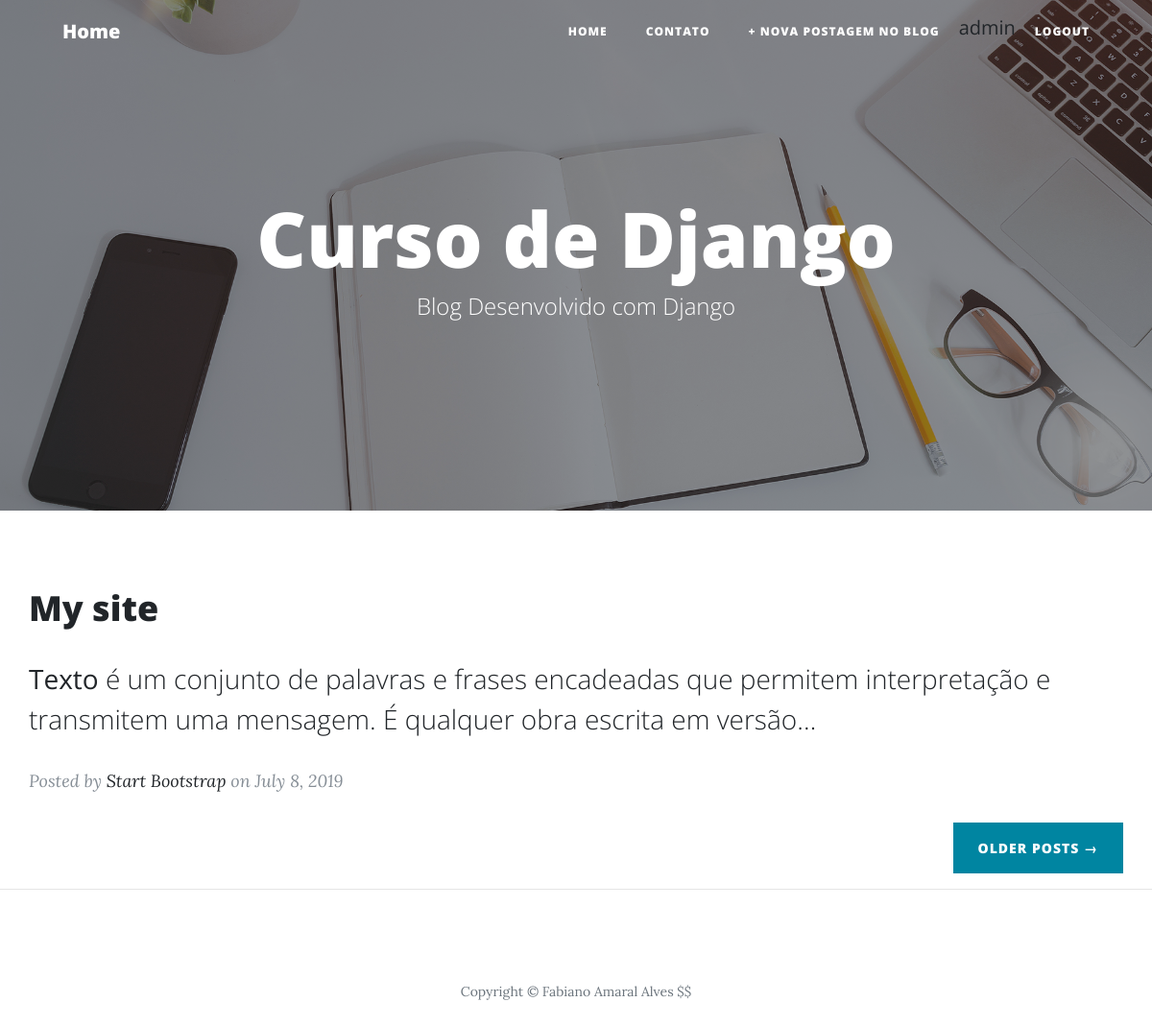
The app's page / (signed in) with its own data.
### blog/models.py (models this page shows, shortened)
class Post(models.Model):
    STATUS = (
        ('draft', 'Draft'),
        ('published', 'Published'),
    )
    title = models.CharField(verbose_name="Titulo", max_length=250)
    slug = models.SlugField(max_length=250)
    author = models.ForeignKey(User, on_delete=models.CASCADE)
    category = models.ManyToManyField(Category, related_name="get_posts")
    image = models.ImageField(upload_to="blog", blank=True, null=True)
    content = RichTextField(verbose_name="Conteudo")
    published = models.DateTimeField(default=timezone.now)
    created = models.DateTimeField(auto_now_add=True)
    changed = models.DateTimeField(auto_now=True)
    status = models.CharField(max_length=10, choices=STATUS, default='draft')
    objects = models.Manager()
    published1 = PublishedManager()
    def get_absolute_url(self):
        return reverse('post_detail',args=[self.slug])
    class Meta:
        ordering = ('-published',)

### blog/views.py (the view)
# urls.py: path('', views.BlogListView.as_view(),name='home'),
class BlogListView(ListView):
    model = Post
    template_name = 'blog/home.html'

### social/processors.py (called while the page is built)
def ctx_social(request):
    ctx_dict = {}
    links = Link.objects.all()
    for link in links:
        ctx_dict[link.key_social] = link.url
    return ctx_dict

### blog/templates/blog/home.html (shortened to what this page needs)
{% extends 'base.html' %}
{% load static %}
{% block header %}
  <header class="masthead" style="background-image: url({% static 'img/home-bg.jpg' %})">
    <div class="overlay"></div>
    <div class="container">
      <div class="row">
        <div class="col-lg-8 col-md-10 mx-auto">
          <div class="site-heading">
            <h1>Curso de Django</h1>
            <span class="subheading">Blog Desenvolvido com Django </span>
          </div>
        </div>
      </div>
    </div>
  </header>
{% endblock header %}
{% block content %}
{% for post in object_list%}
<div class="post-preview">
    <a href="{{post.get_absolute_url}}">
      <h2 class="post-title">
       {{ post.title }}
      </h2>
      <h3 class="post-subtitle">
            {{ post.content|safe|truncatechars:"200" }}
      </h3>
    </a>
    <p class="post-meta">Posted by
      <a href="#">Start Bootstrap</a>
      on July 8, 2019</p>
</div>
{% endfor %}
<div class="clearfix">
<a class="btn btn-primary float-right" href="#">Older Posts &rarr;</a>
</div>
{% endblock content %}

### templates/base.html (shortened to what this page needs)
{% load static %}
<!DOCTYPE html>
<html lang="pt-br">
<head>
    <link href={% static 'vendor/bootstrap/css/bootstrap.min.css' %} rel="stylesheet">
    <link href={% static 'vendor/fontawesome-free/css/all.min.css' %} rel="stylesheet" type="text/css">
    <link href={% static 'css/clean-blog.min.css' %} rel="stylesheet">
</head>
<body>
    <nav class="navbar navbar-expand-lg navbar-light fixed-top" id="mainNav">
        <div class="container">
            <a class="navbar-brand" href="/">Home</a>
            <div class="collapse navbar-collapse" id="navbarResponsive">
                <ul class="navbar-nav ml-auto">
                    <li class="nav-item">
                        <a class="nav-link" href="/">Home</a>
                    </li>
                    <li class="nav-item">
                        <a class="nav-link" href="contact.html">Contato</a>
                    </li>
                    {% if user.is_authenticated %}
                    <li class="nav-item">
                        <a class="nav-link" href="{% url 'post_new' %}">+ Nova Postagem no Blog</a>
                    </li>
                    <li class="nav-item">{{user.username}}</li>
                    <li class="nav-item"><a class="nav-link" href="{% url 'logout' %}">logout</a></li>
                    {% else %}
                    <li class="nav-item"><a class="nav-link" href="{% url 'login' %}">login</a></li>
                    {% endif %}
                </ul>
            </div>
        </div>
    </nav>
    {% block header %} {% endblock header %}
    <div class="container">
        <div class="row">
            {% block content %} {% endblock content %}
        </div>
    </div>
    <hr>
    <footer>
        <div class="container">
            <div class="row">
                <div class="col-lg-8 col-md-10 mx-auto">
                    <p class="copyright text-muted">Copyright &copy; Fabiano Amaral Alves $$</p>
                </div>
            </div>
        </div>
    </footer>
</body>
</html>

### records on screen
Post: title "My site", content "Texto é um conjunto de palavras e frases encadeadas que permitem interpretação e transmitem uma mensagem. É qualquer obra escrita em versão…"

### other values on screen
{{ user.username }} "admin"
